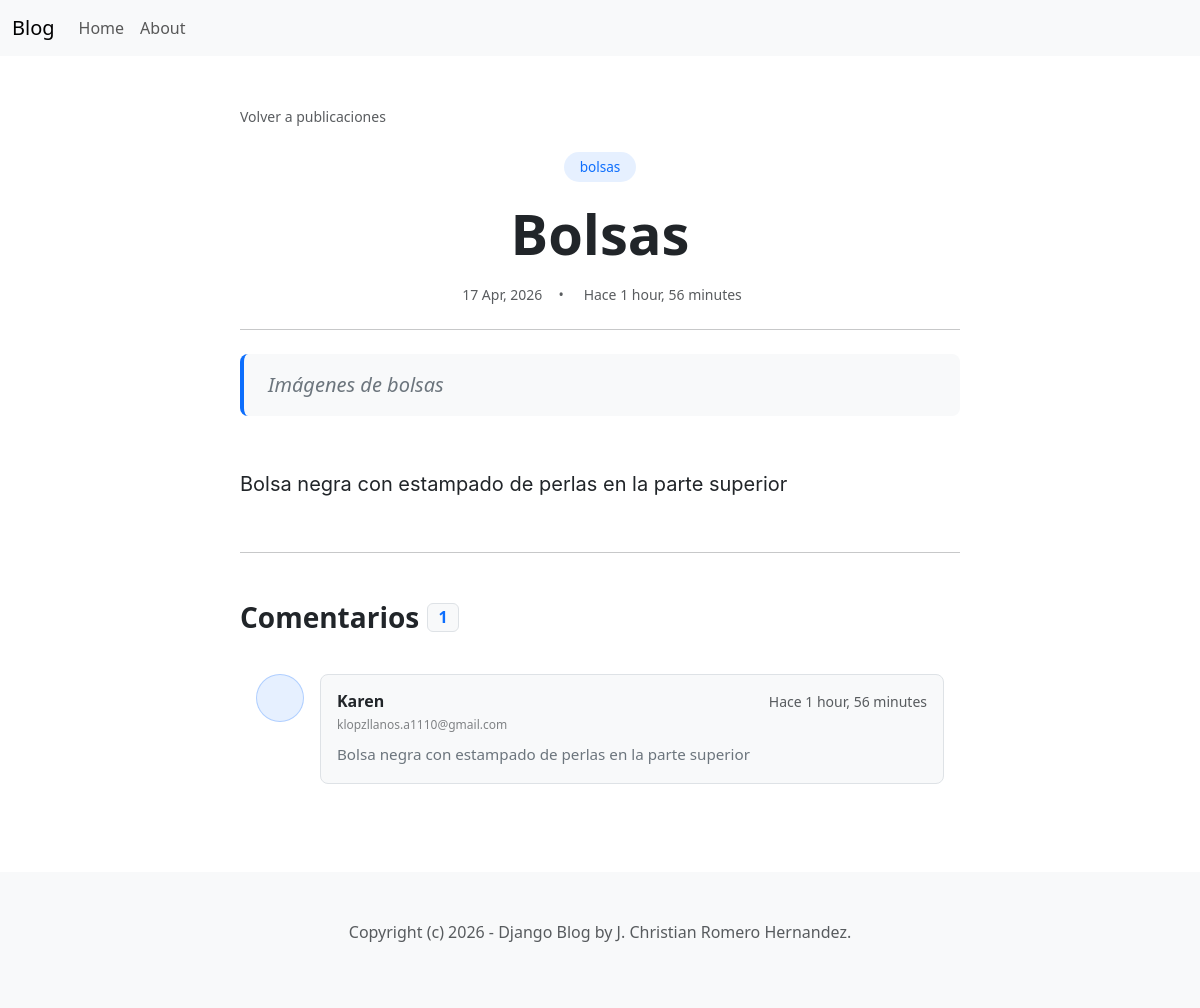
Before: /blog/1/ with the older database file.
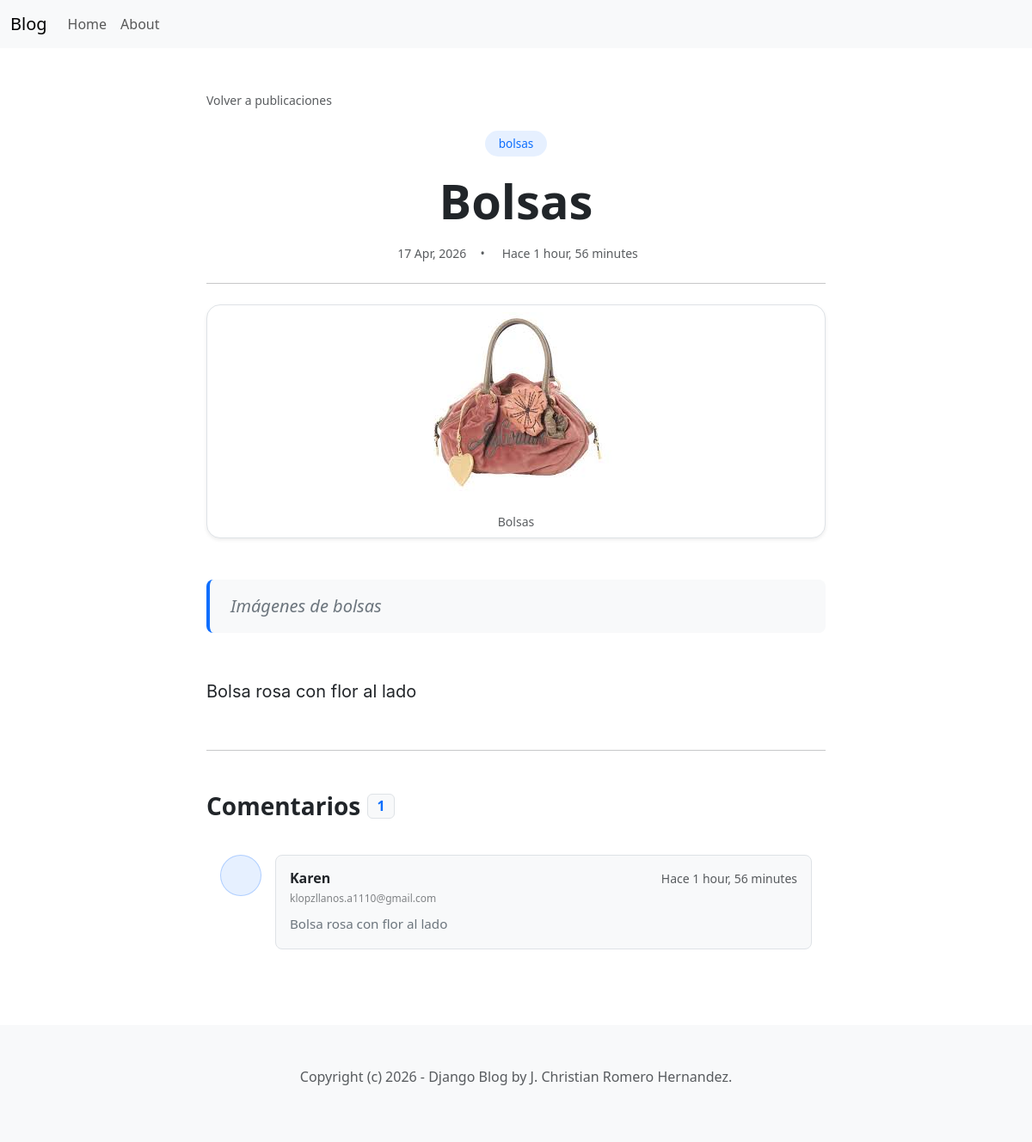
After: the same page with the newer database file.
### blog/models.py (models this page shows, shortened)
class Post(models.Model):
    ACTIVE = 'active'
    DRAFT = 'draft'
    CHOICES_STATUS = {
        (ACTIVE, 'Active'),
        (DRAFT, 'Draft')
    }
    category = models.ForeignKey(Category, related_name='posts', on_delete=models.CASCADE)
    title = models.CharField(max_length=255)
    intro = models.TextField()
    body = models.TextField()
    created_at = models.DateTimeField(auto_now_add=True)
    status = models.CharField(max_length=10, choices=CHOICES_STATUS, default=ACTIVE)
    image = models.ImageField(upload_to='upload/', blank=True, null=True)

class Comment(models.Model):
    post = models.ForeignKey(Post, related_name='comments', on_delete=models.CASCADE)
    name = models.CharField(max_length=255)
    email = models.EmailField()
    body = models.TextField()
    created_at = models.DateTimeField(auto_now_add=True)

class Category(models.Model):
    title = models.CharField(max_length=255)
    class Meta:
        ordering = ('title',)
        verbose_name_plural = 'Categories'
    def __str__(self):
        return self.title

### blog/views.py (the view)
# urls.py: path('blog/<int:id>/', detail, name='post_detail'),
def detail(request, id):
    post = get_object_or_404(Post, id=id, status=Post.ACTIVE)
    context = {
        'post': post,
    }
    return render(request, 'blog/detail.html', context)

### blog/templates/blog/detail.html (shortened to what the changed rows need)
{% extends 'blog/base.html' %}
{% block content %}
<div class="container py-5">
    <div class="row justify-content-center">
        <div class="col-lg-8">
            <article class="blog-post">
                <header class="mb-4 text-center"> <div class="mb-3">
                        <span class="badge rounded-pill bg-primary bg-opacity-10 text-primary px-3 py-2 fs-7 fw-medium">
                            {{ post.category }}
                        </span>
                    </div>
                    <h1 class="display-4 fw-extrabold mb-3 lh-sm text-dark">{{ post.title }}</h1>
                    <div class="text-muted d-flex align-items-center gap-3 justify-content-center small">
                        <span> {{ post.created_at|date:"d M, Y" }}</span>
                        <span>•</span>
                        <span> Hace {{ post.created_at|timesince }}</span>
                    </div>
                </header>
                <hr class="my-4 opacity-25">
                {% if post.image %}
                <div class="d-flex justify-content-center mb-5 mt-4 p-2 bg-white rounded-4 shadow-sm border">
                    <figure class="figure m-0 text-center">
                        <img src="{{post.image.url}}"
                             class="figure-img img-fluid rounded-3 m-0"
                             alt="{{post.title}}"
                             style="max-height: 450px; width: auto; object-fit: contain;">
                        <figcaption class="figure-caption text-center mt-2 small text-muted italic">
                            {{ post.title }}
                        </figcaption>
                    </figure>
                </div>
                {% endif %}
                <div class="lead fw-normal text-secondary mb-5 px-4 py-3 bg-light rounded-3 border-start border-4 border-primary quote-container">
                    {{ post.intro }}
                </div>
                <div class="post-body lh-lg fs-5 mb-5 text-dark">
                    {{ post.body|linebreaks }}
                </div>
            </article>
            <section id="comments">
                <h3 class="mb-4 d-flex align-items-center fw-bold">
                    Comentarios
                    <span class="badge bg-light text-primary ms-2 fs-6 border">{{ post.comments.count }}</span>
                </h3>
                {% for comment in post.comments.all %}
                <div class="d-flex mb-4 p-3 rounded-3 hover-bg-light transition-all">
                    <div class="flex-shrink-0">
                        <div class="bg-primary bg-opacity-10 rounded-circle d-flex align-items-center justify-content-center border border-primary border-opacity-25"
                             style="width: 48px; height: 48px;">
                        </div>
                    </div>
                    <div class="flex-grow-1 ms-3">
                        <div class="p-3 bg-light rounded-3 border">
                            <div class="d-flex justify-content-between align-items-center mb-1">
                                <h6 class="mb-0 fw-bold text-dark">{{ comment.name }}</h6>
                                <small class="text-muted small">Hace {{ comment.created_at|timesince }}</small>
                            </div>
                            <div class="text-muted small mb-2 opacity-75" style="font-size: 0.75rem;">{{ comment.email }}</div>
                            <p class="mb-0 text-secondary" style="font-size: 0.95rem; line-height: 1.6;">
                                {{ comment.body }}
                            </p>
                        </div>
                    </div>
                </div>
                {% empty %}
                <div class="text-center py-4 bg-light rounded-3 border border-dashed">
                    <i class="bi bi-chat-left-dots text-muted fs-1"></i>
                    <p class="text-muted mt-2">Sé el primero en dejar un comentario.</p>
                </div>
                {% endfor %}
            </section>
        </div>
    </div>
</div>
{% endblock %}

Changed rows visible on the page:
changed Post "Bolsas": image empty → "upload/images_3.jpg" (drawn); image: picture added; title (not shown) → "Bolsas"; body "Bolsa negra con estampado de perlas en la parte superior" → "Bolsa rosa con flor al lado"
changed Comment "Karen": body "Bolsa negra con estampado de perlas en la parte superior" → "Bolsa rosa con flor al lado"
